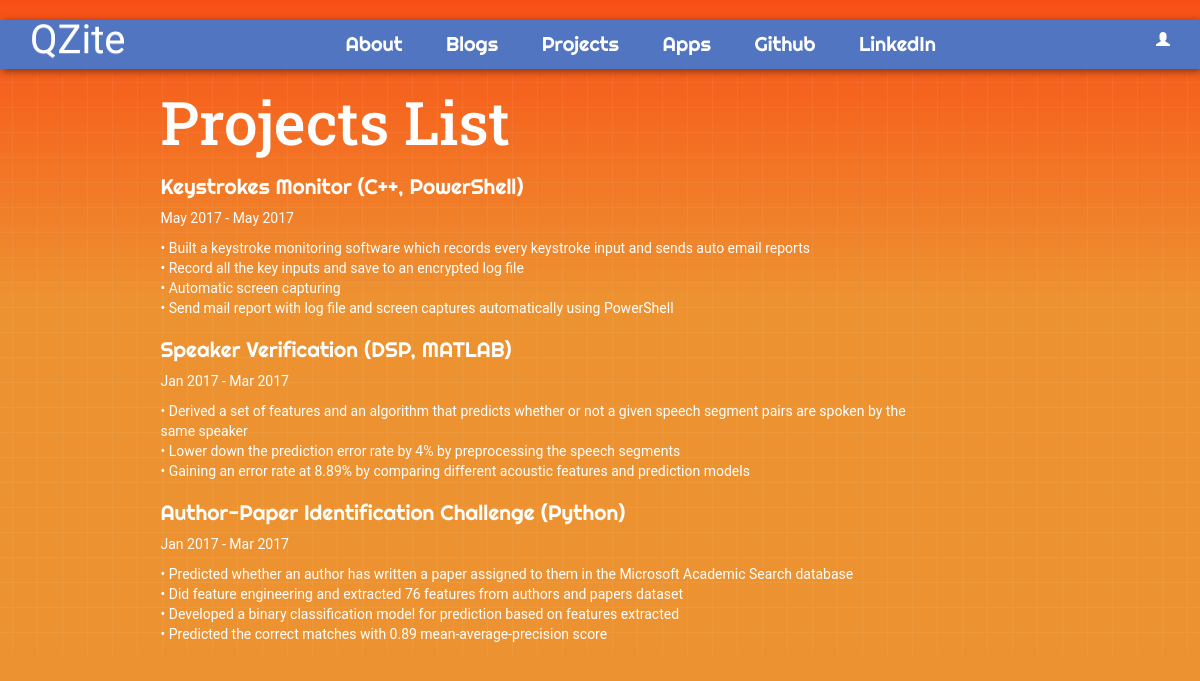
The app's page /project/, older data.
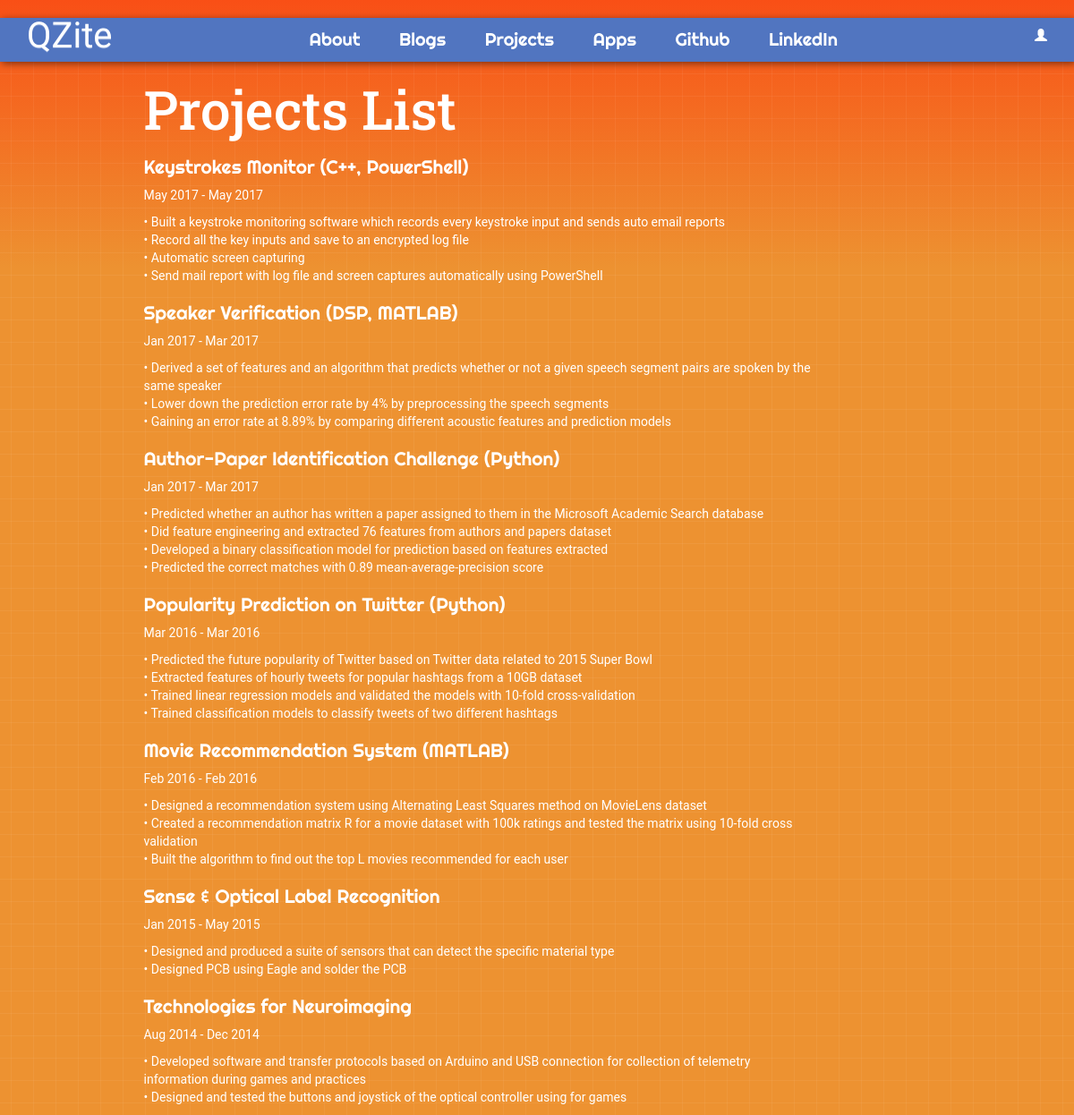
The same page, newer data.
### blog/models.py (models this page shows)
class Project(models.Model):
    title = models.CharField(max_length = 200)
    text = models.TextField()
    start_time = models.DateTimeField(default=timezone.now);
    end_time = models.DateTimeField(default=timezone.now);

### blog/views.py (the view)
# urls.py: url(r'^project/$',views.ProjectListView.as_view(),name = 'project_list'),
class ProjectListView(ListView):
    model = Project
    def get_queryset(self):
        return Project.objects.filter(start_time__lte=timezone.now()).order_by('-start_time')

### blog/templates/blog/project_list.html
{% extends 'blog/base.html' %}
{% block content %}
<h1 class="res1">Projects List</h1>
<div class="centerstage">
    {% for project in project_list %}
        <div class="post">
            <h1 class="techfont">{{ project.title }}</h1>
            <div class="date">
                <p>{{ project.start_time|date:"M Y"}} - {{ project.end_time|date:"M Y"}}</p>
                <p>{{project.text|linebreaks}}</p>
            </div>
        </div>
    {% endfor %}
</div>
{% endblock %}

### blog/templates/blog/base.html (shortened to what this page needs)
<!DOCTYPE html>
{% load staticfiles %}
<html>
<head>
  <link rel="stylesheet" href="https://maxcdn.bootstrapcdn.com/bootstrap/3.3.7/css/bootstrap.min.css">
  <link rel="stylesheet" href="https://maxcdn.bootstrapcdn.com/bootstrap/3.3.7/css/bootstrap-theme.min.css">
  <link rel="stylesheet" href="//cdn.jsdelivr.net/medium-editor/latest/css/medium-editor.min.css" type="text/css" media="screen" charset="utf-8">
  <link rel="stylesheet" href="{% static 'CSS/blog.css' %}">
  <link rel="stylesheet" href="{% static 'CSS/index.css' %}">
</head>
<body  >
  <div id = "content">
    <nav id="nav-2" class="loader">
      <a class='link-1 navbar-brand bigbrand' font-size = "40px" href="{% url 'index' %}">QZite</a>
      <a class="link-2 techfont" href="{% url 'about'%}">About</a>
      <a class="link-2 techfont" href="{% url 'post_list'%}">Blogs</a>
      <a class="link-2 techfont" href="{% url 'project_list'%}">Projects</a>
      <a class="link-2 techfont" href="{% url 'apps_list'%}">Apps</a>
      <a class="link-2 techfont" href="https://github.com/zhao212">Github</a>
      <a class="link-2 techfont" href="https://www.linkedin.com/in/qiyue-zhao/">LinkedIn</a>
    {% if user.is_authenticated %}
    <a class="link-2 techfont" href="{% url 'post_new' %}" >New Post</a>
    <a class="link-2 techfont" href="{% url 'post_draft_list' %}">Drafts</a>
    <a class="link-2 techfont" href="{% url 'logout' %}" >Log out</a>
    <a class="link-1 navbar-right">Welcome: {{ user.username }}</a>
    {% else %}
    <a class='link-1 navbar-right' href="{% url 'login' %}" ><span class="glyphicon glyphicon-user"></span></a>
    {% endif %}
  </nav>
  <div class="content container" >
    <div class="row">
      <div class="col-md-8">
        <div class="blog_posts" >
          {% block content %}
          {% endblock %}
        </div>
      </div>
    </div>
  </div>
</div>
</body>
</html>

### blog/static/CSS/blog.css (style rules this page uses)
.techfont { font-family:'Righteous', cursive; font-size: 1.5em; margin-bottom: 10px; color: #ffffff; }
.bigbrand { font-family: 'Fascinate', cursive; font-size: 40px; style="color: #ffffff;" }
.res1 { font-family: 'Roboto Slab', serif; font-size: 60px; color: #ffffff; }
.centerstage { margin-left: auto; margin-right: auto; color: #ffffff; }
.loader { filter:hue-rotate(0deg); color:linear-gradient(45deg,#0f8,#08f); animation:hue 10000ms infinite linear; }
nav { margin-top: 20px; padding: 10px; text-align: center; box-shadow: 2px 2px 8px rgba(0, 0, 0, 0.5); }
#nav-2 { background: #5175C0; }
.link-1 { transition: 0.4s; color: #ffffff; text-decoration: none; padding: 0 10px; margin: 0 10px; }
.link-2 { transition: 0.4s; color: #ffffff; font-size: 20px; text-decoration: none; padding: 0 10px; margin: 0 10px; }
html { height: 100%; }
body { margin: 0; padding: 0; height: 100%; background-color: #ed9231; background-image: -webkit-linear-gradient(top, #f94f16, transparent); background-image: -moz-linear-gradient(top, #f94f16, transparent); background-image: -o-linear-gradient(top, #f94f16, transparent); background-image: linear-gradient(to bottom, #f94f16, transparent); background-repeat:no-repeat; background-size:100% 300px; }
#content { background-color: transparent; background-image:linear-gradient(0deg, transparent 24%, rgba(255, 255, 255, .05) 25%, rgba(255, 255, 255, .05) 26%, transparent 27%, transparent 74%, rgba(255, 255, 255, .05) 75%, rgba(255, 255, 255, .05) 76%, transparent 77%, transparent), linear-gradient(90deg, transparent 24%, rgba(255, 255, 255, .05) 25%, rgba(255, 255, 255, .05) 26%, transparent 27%, transparent 74%, rgba(255, 255, 255, .05) 75%, rgba(255, 255, 255, .05) 76%, transparent 77%, transparent) ; background-size:50px 50px; }

### blog/static/CSS/index.css (style rules this page uses)
html, body { height: 100%; padding: 0; margin: 0; font-family: 'Roboto', sans-serif; }

Row changes from the older to the newer data that the page shows:
added Project: title "Popularity Prediction on Twitter (Python)", start_time "Mar 2016", end_time "Mar 2016", text "• Predicted the future popularity of Twitter based on Twitter data related to 2015 Super Bowl • Extracted features of hourly tweets for popular hashtags from a 10GB dataset • Trained linear regression models and validated the models with 10-fold cross-validation • Trained classification models to classify tweets of two different hashtags"
added Project: title "Movie Recommendation System (MATLAB)", start_time "Feb 2016", end_time "Feb 2016", text "• Designed a recommendation system using Alternating Least Squares method on MovieLens dataset • Created a recommendation matrix R for a movie dataset with 100k ratings and tested the matrix using 10-fold cross validation • Built the algorithm to find out the top L movies recommended for each user"
added Project: title "Sense & Optical Label Recognition", start_time "Jan 2015", end_time "May 2015", text "• Designed and produced a suite of sensors that can detect the specific material type • Designed PCB using Eagle and solder the PCB"
added Project: title "Technologies for Neuroimaging", start_time "Aug 2014", end_time "Dec 2014", text "• Developed software and transfer protocols based on Arduino and USB connection for collection of telemetry information during games and practices • Designed and tested the buttons and joystick of the optical controller using for games"
